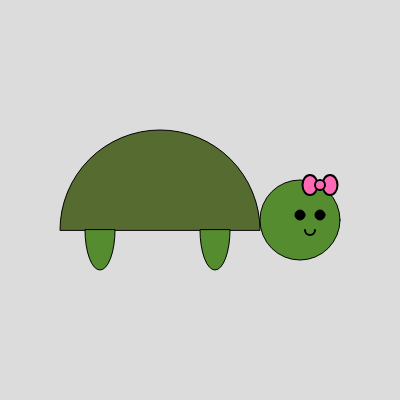
Frame 1 (no input)
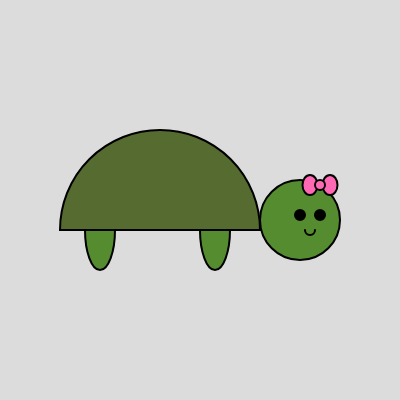
Frame 60 (no input)
Frame 120 (the mouse pressed at the canvas centre since frame 60): identical to frame 60, image omitted

The p5.js sketch that drew these frames (run headless with seeded random() and noise() and a simulated clock; from frame 60 on, the mouse is pressed at the canvas centre):

// p5.js sketch
// ── sketch.js
function setup() {
  createCanvas(400, 400);
}

function draw() {
  background(220);
  
  // body of the turtle 
  fill(85, 107, 47); 
  stroke(0);
  arc(160, 230, 200, 200, PI, 0, CHORD); 
  
  // feet 
  fill(85, 140, 47);
  arc(100, 230, 30, 80, 0, PI, CHORD);   // front left foot
  arc(215, 230, 30, 80, 0, PI, CHORD);   // front right foot

  // head
  fill(85, 140, 47);
  stroke(0);
  ellipse(300, 220, 80, 80);
  
  // eyes
  fill(0);
  ellipse(300, 215, 10);
  ellipse(320, 215, 10);
  
  // smile
  noFill();
  stroke(0);
  strokeWeight(2);
  arc(310, 230, 10, 10, 0, PI); // smiling arc
  
  // bow
  fill(255, 105, 180); // pink
  stroke(0);
  ellipse(310, 185, 15, 20);  // left loop
  ellipse(330, 185, 15, 20);  // right loop
  ellipse(320, 185, 10, 10);  // center knot
}
